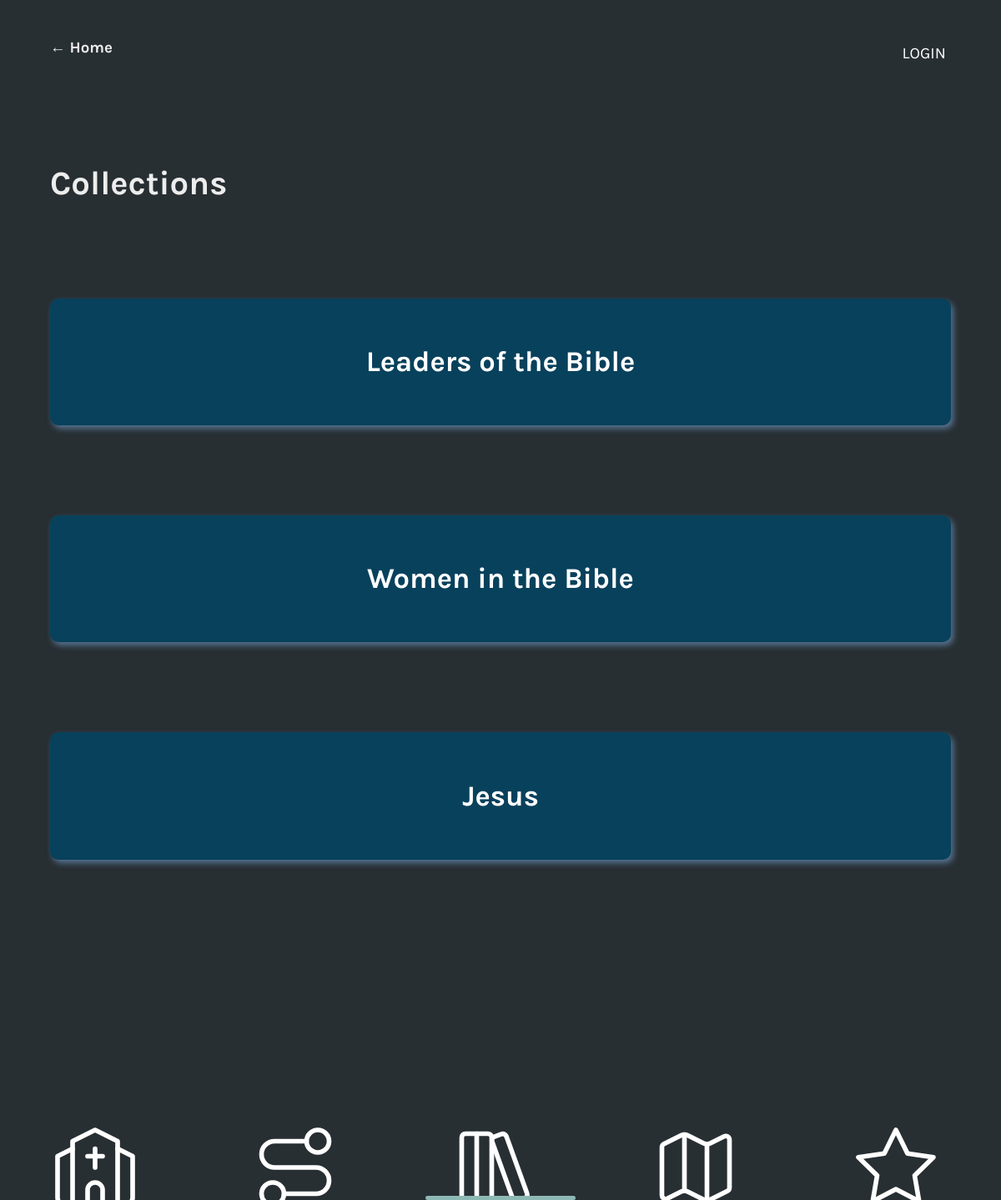
Page /collections/ on the committed database.
### passages/models.py (models this page shows, shortened)
class Collection(models.Model):
    name = models.CharField(max_length=50)
    def calculate_href(self):
        return self.name.replace(" ", "_").lower()

### passages/views.py (the view)
# urls.py: path("", views.index, name="index"),
def index(request):
    context = {
        "session": request.session.get("user"),
        "collections": [
            {
                "name": collection.name,
                "href": collection.calculate_href(),
                "page_title": "Collections",
                "menu_number": "four",
                "menu_href": "/collections"
            }
            for collection
            in Collection.objects.order_by("id")
        ],
    }
    return render(request, f"collections/index.html", context)

### passages/templates/collections/index.html (shortened to what this page needs)
<!DOCTYPE html>
{% load static %}
<html lang="en">
    <head>
        <link rel="stylesheet" href="{% static 'style.css' %}">
    </head>
    <body>
        <div class="menubar">
            <span class="active three"></span>
            <a href="/">
                <img src="{% static 'images/church_white.svg' %}" alt="">
            </a>
            <a href="leaders_of_the_bible/moses">
                <img src="{% static 'images/storyline_white.svg' %}" alt="">
            </a>
            <a href="">
                    <img src="{% static 'images/collections_icon_white.svg' %}" alt="">
            </a>
            <a href="/maps">
                <img src="{% static 'images/map_white.svg' %}" alt="">
            </a>
            <a href="/notes">
                <img src="{% static 'images/star_white.svg' %}" alt="">
            </a>
        </div>
        <div class="back">
            <h3>
                <a href="/">&larr; Home</a>
            </h3>
        </div>
        <div class="content">
            {% if session %}
            <div class="pfp">
                <a href="/notes">
                    <img src="{{session.userinfo.picture}}" alt="">
                </a>
            </div>
            {% else %}
            <div class="pfp">
                <a class="login" href="/login">LOGIN</a>
            </div>
            {% endif %}
            <h1 class="head">Collections</h1>
            {% for collection in collections %}
            <a href="{{ collection.href }}">
                <div class="collection_block">
                    <h2>{{collection.name}}</h2>
                </div>
            </a>
            {% endfor %}
        </div>
    </body>
</html>

### static/style.css (style rules this page uses)
body { margin: 0; padding: 0; background-color: var(--background); line-height: 1.5; font-family: "Karla", sans-serif; width: 100vw; }
.login { right: 4%; top: 4%; position: absolute; padding: 10%; border-radius: 10%; color: white; font-size: 120% }
div.pfp { text-align: center; position: fixed; right: 3%; top: 2%; width: 18%; z-index: 2; }
.back { position: fixed; top: 0; width: 100%; padding: 2% 0 0 5%; background-color: #282f33; }
.head { margin-top: 12%; }
h1 { font-size: 250%; display: flex; color: var(--p-text); }
h2 { font-size: 180%; }
.menubar { margin: 0; bottom: 0; width: 100%; overflow: hidden; padding: 1% 0; height: 9%; align-items: baseline; position: fixed; z-index: 1; background-color: #282f33; }
.menubar a { float: left; width: 15%; margin: 3% 2% 1% 1%; padding: 1%; font-size: 50%; text-align: center; justify-content: center; }
.menubar img { width: 60%; justify-content: center; }
span.active { bottom: 0%; position: absolute; width: 15%; height: 3%; background-color: #8db9b4; border-radius: 10px; }
span.active.three { left: 42.5%; }
.content { padding: 5%; margin: 0 0 20% 0; max-width: 768%; margin-left: auto; margin-right: auto; color: var(--p-text); }
a { text-decoration: none; color: var(--p-text); }
.collection_block { background-color: var(--collection); padding: 2% 10%; border-radius: 10px; box-shadow: var(--shadow) 3px 4px 7px 0; margin: 10% 0; text-align: center; font-size: 120%; }
.collection_block h2 { color: white; }
:root { --background: #282f33; --p-text: #ededed; --menubar-clr: #8db9b4; --menubar-gradient1: #558983de; --menubar-gradient2: #6299938c; --collection: #08415c; --story: #8db9b4; --step: #95bed4; --verse-bg: linear-gradient(to bottom right, #ece085, #eee7b6, white); --verse: #ece085; --verse-clr: #08415c; --step-clr: #08415c; --shadow: #557391; }

### rows in the picture
Collection: name "Leaders of the Bible"
Collection: name "Women in the Bible"
Collection: name "Jesus"
